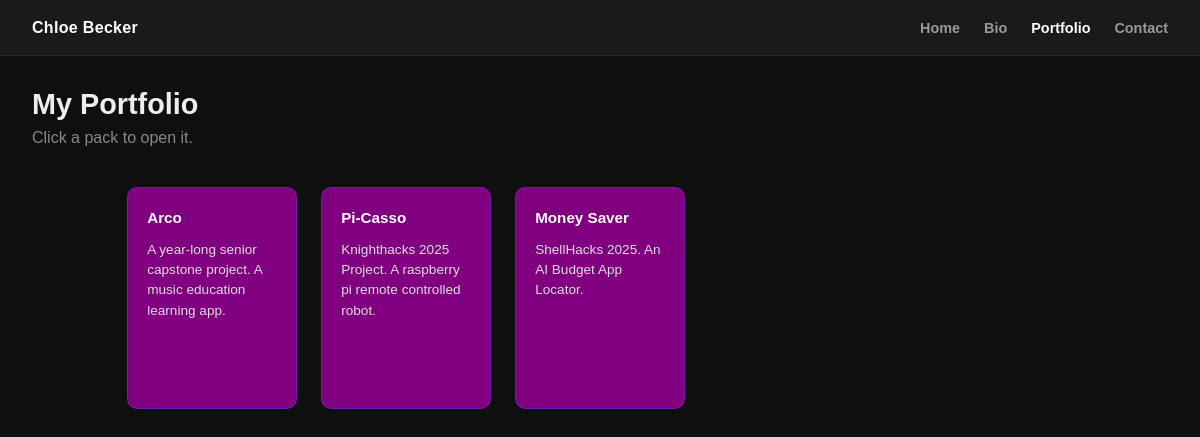
/portfolio.php, run on an earlier commit of the app's database.
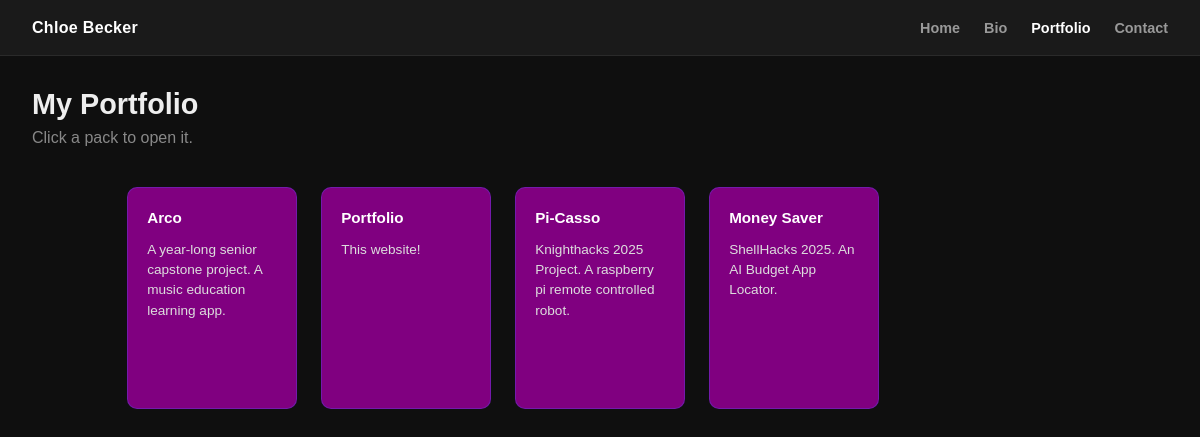
And on a later commit of the database.
### tables this page shows
CREATE TABLE projects (
        id             INTEGER PRIMARY KEY AUTOINCREMENT,
        github_id      INTEGER UNIQUE,
        name           TEXT NOT NULL,
        description    TEXT,
        custom_description TEXT,
        homepage       TEXT,
        language       TEXT,
        topics         TEXT,
        stars          INTEGER DEFAULT 0,
        forks          INTEGER DEFAULT 0,
        html_url       TEXT,
        is_fork        INTEGER DEFAULT 0,
        visible        INTEGER DEFAULT 1,
        sort_order     INTEGER DEFAULT 0,
        created_at     TEXT,
        updated_at     TEXT,
        synced_at      TEXT
    , card_count INTEGER DEFAULT 0, custom_name TEXT, is_current INTEGER DEFAULT 0);

### portfolio.php (the view, shortened to what this page needs)
<!DOCTYPE html>
<html lang="en">
<head>
    <link rel="stylesheet" href="./css/style.css">
</head>
<body>
    <?php require 'header.php'; ?>
    <h1>My Portfolio</h1>
    <p>Click a pack to open it.</p>
    <?php
    $db = get_db();
    $projects = $db->query("SELECT * FROM projects WHERE visible = 1 ORDER BY sort_order ASC, name ASC")->fetchAll(PDO::FETCH_ASSOC);
    $pack_data = [];
    if ($projects) {
        $ids = array_column($projects, 'id');
        $placeholders = implode(',', array_fill(0, count($ids), '?'));
        $stmt = $db->prepare("SELECT * FROM cards WHERE project_id IN ($placeholders) ORDER BY sort_order ASC, id ASC");
        $stmt->execute($ids);
        foreach ($stmt->fetchAll(PDO::FETCH_ASSOC) as $card) {
            $pack_data[$card['project_id']][] = $card;
        }
    }
    if ($projects):
    ?>
    <div class="packs" data-opened="<?= htmlspecialchars(json_encode(array_map('strval', $_SESSION['opened_packs'] ?? [])), ENT_QUOTES) ?>">
        <?php foreach ($projects as $p):
            $display_name = !empty($p['custom_name']) ? $p['custom_name'] : $p['name'];
            $desc = !empty($p['custom_description']) ? $p['custom_description'] : $p['description'];
        ?>
        <div class="pack" data-project-id="<?= $p['id'] ?>" data-cards="<?= htmlspecialchars(json_encode($pack_data[$p['id']] ?? []), ENT_QUOTES) ?>">
            <div class="pack-inner">
                <h2><?= htmlspecialchars($display_name) ?></h2>
                <?php if (!empty($desc)): ?>
                <p class="pack-desc"><?= htmlspecialchars($desc) ?></p>
                <?php endif; ?>
            </div>
        </div>
        <?php endforeach; ?>
    </div>
    <?php else: ?>
    <p>No projects to show yet. <a href="https://github.com/FluffinPuffin" target="_blank" rel="noopener noreferrer">View on GitHub</a></p>
    <?php endif; ?>
</body>
</html>

### header.php
<?php $current_page = basename($_SERVER['PHP_SELF']); ?>
<header class="site-header">
    <a class="site-title" href="index.php">Chloe Becker</a>
    <nav>
        <ul>
            <li><a href="index.php" <?= $current_page === 'index.php' ? 'class="active"' : '' ?>>Home</a></li>
            <li><a href="bio.php" <?= $current_page === 'bio.php' ? 'class="active"' : '' ?>>Bio</a></li>
            <li><a href="portfolio.php" <?= $current_page === 'portfolio.php' ? 'class="active"' : '' ?>>Portfolio</a></li>
            <li><a href="contact.php" <?= $current_page === 'contact.php' ? 'class="active"' : '' ?>>Contact</a></li>
        </ul>
    </nav>
</header>

### css/style.css (style rules this page uses)
* { box-sizing: border-box; margin: 0; padding: 0; }
body { font-family: sans-serif; background: #0f0f0f; color: #eee; min-height: 100vh; }
a { color: #aaa; }
.site-header { display: flex; align-items: center; justify-content: space-between; padding: 0 2rem; background: #1a1a1a; border-bottom: 1px solid #2a2a2a; height: 56px; position: sticky; top: 0; z-index: 10; }
.site-title { font-size: 1rem; font-weight: 700; color: #fff; text-decoration: none; letter-spacing: 0.02em; }
nav ul { list-style: none; display: flex; gap: 1.5rem; }
nav ul li a { text-decoration: none; color: #999; font-size: 0.9rem; font-weight: 600; }
nav ul li a.active { color: #fff; }
h1 { padding: 2rem 2rem 0.5rem; font-size: 1.8rem; }
h1+p { padding: 0 2rem 1.5rem; color: #888; }
.packs { display: grid; grid-template-columns: repeat(auto-fill, minmax(150px, 170px)); gap: 1.5rem; padding: 1rem 2rem 3rem; justify-content: center; }
.pack { cursor: pointer; border-radius: 10px; background: #800080; border: 1px solid #5a4fff55; transition: transform 0.15s ease, box-shadow 0.15s ease; user-select: none; overflow: hidden; }
.pack-inner { padding: 1.2rem; display: flex; flex-direction: column; gap: 0.6rem; min-height: 220px; }
.pack-inner h2 { font-size: 0.95rem; font-weight: 700; color: #fff; line-height: 1.5; }
.pack-desc { font-size: 0.85rem; color: #ddd; line-height: 1.5; flex: 1; }

What changed in the data, as far as the page shows it:
added projects: custom_name "Portfolio", custom_description "This website!"
